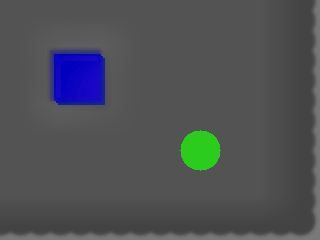
#> input picture test_enhanced_background.png, 320 x 240 px
$ python -i analyze_visual_quality.py   (imports and definitions only)   (older library calls are emulated)
#> lines starting #> are read from the running program, lines starting #| are printed output that depends on the picture; after the words box and inside, x2 and y2 are one past the last pixel; in counts of white or black regions, pixels touching at a corner belong together
#!/usr/bin/env python3
"""
Visual Quality Analysis for PointStream Pipeline
Analyzes background images and track appearances for quality assessment.
"""

import os
import json
import cv2
import numpy as np
import matplotlib.pyplot as plt
from pathlib import Path
import argparse

# [59 lines left out: functions analyze_background_quality, calculate_quality_score, not called in this run]

def analyze_track_appearance(track_path):
    """Analyze track appearance image."""
#> called with track_path = 'test_enhanced_background.png'
    if not os.path.exists(track_path):
        return None

    img = cv2.imread(track_path)
#> img is the input picture: shape (240, 320, 3); mean B, G, R 84.8, 81.3, 78.9
    if img is None:
        return None

    gray = cv2.cvtColor(img, cv2.COLOR_BGR2GRAY)
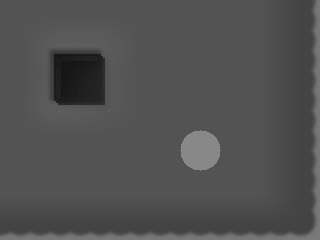
#> gray: shape (240, 320); min 22, max 136, mean 81

    # Basic metrics
    metrics = {
        'resolution': img.shape[:2],
        'mean_intensity': np.mean(gray),
        'contrast': np.std(gray),
        'sharpness': cv2.Laplacian(gray, cv2.CV_64F).var(),
        'object_coverage': calculate_object_coverage(gray)
    }

    return {
        'path': track_path,
        'metrics': metrics
    }

def calculate_object_coverage(gray):
    """Estimate how much of the image contains the tracked object."""
    # Simple threshold-based estimation
    _, binary = cv2.threshold(gray, 0, 255, cv2.THRESH_BINARY + cv2.THRESH_OTSU)
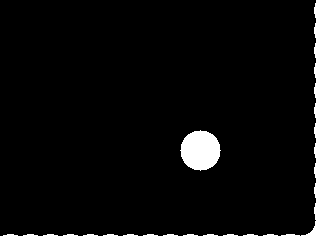
#> binary: shape (240, 320); 5.4% white; 2 white regions, box (x1, y1, x2, y2) and area: (0, 0, 320, 240) 2867, (180, 130, 221, 171) 1257
    coverage = np.sum(binary > 0) / binary.size
#> coverage = 0.0537
    return coverage

# [145 lines left out: functions analyze_pipeline_results, create_quality_report, main, not called in this run]

# [2 lines not run here, left out]

>>> result = analyze_track_appearance('test_enhanced_background.png')
#> in analyze_track_appearance, `metrics = { 'resolution': img.shape[:2], 'mean_intensity': np.mean(gra..`: metrics = {'resolution': (240, 320), 'mean_intensity': 81.02, 'contrast': 14.57, 'sharpness': 30.61, 'object_coverage': 0.0537}
#> result = 2 items
